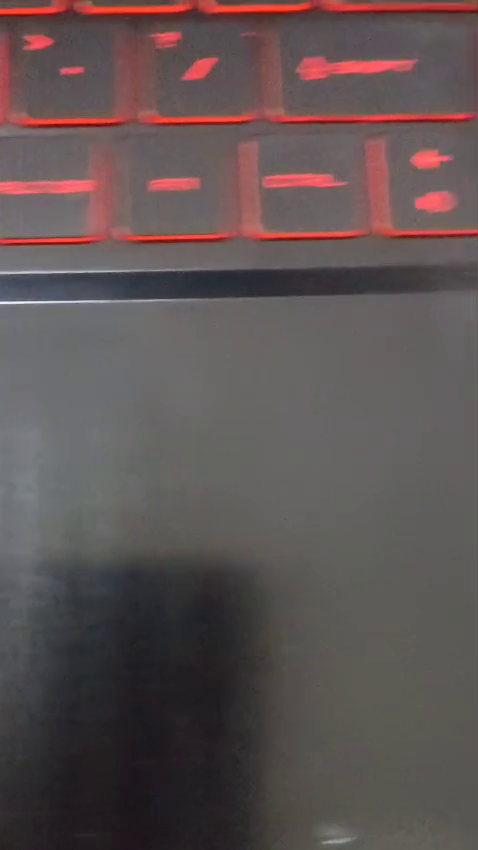
#> input picture frame 40 of test.mp4, 478 x 850 px, given in place of test3.mp4, which was not available
$ python main_test_with_limits.py
#> lines starting #> are read from the running program, lines starting #| are printed output that depends on the picture; after the words box and inside, x2 and y2 are one past the last pixel; in counts of white or black regions, pixels touching at a corner belong together; pictures that were not available may be replaced by others from this repository, and a replacement may not be noted
### best_fit.py
import numpy as np
import cv2
from sklearn.linear_model import LinearRegression

def fit_and_visualize_lines(coordinates, frame_width=800, frame_height=600):

    points = np.array(coordinates)

    sorted_indices = np.argsort(points[:, 0])
    sorted_points = points[sorted_indices]

    mid_point = len(sorted_points) // 2
    first_half = sorted_points[:mid_point]
    second_half = sorted_points[mid_point:]

    def fit_line(points):
        X = points[:, 0].reshape(-1, 1)
        y = points[:, 1]
        reg = LinearRegression()
        reg.fit(X, y)
        return reg.coef_[0], reg.intercept_

    slope1, intercept1 = fit_line(first_half)
    slope2, intercept2 = fit_line(second_half)

    frame = np.ones((frame_height, frame_width, 3), dtype=np.uint8) * 255

    def scale_points(points):
        margin = 50
        x_min, x_max = points[:, 0].min(), points[:, 0].max()
        y_min, y_max = points[:, 1].min(), points[:, 1].max()

        x_scale = (frame_width - 2 * margin) / (x_max - x_min)
        y_scale = (frame_height - 2 * margin) / (y_max - y_min)

        scaled_points = np.zeros_like(points)
        scaled_points[:, 0] = (points[:, 0] - x_min) * x_scale + margin
        scaled_points[:, 1] = (points[:, 1] - y_min) * y_scale + margin

        return scaled_points, (x_scale, y_scale), (x_min, y_min)

    all_points = np.vstack((first_half, second_half))
    scaled_points, (x_scale, y_scale), (x_min, y_min) = scale_points(all_points)

    scaled_first_half = scaled_points[:mid_point]
    scaled_second_half = scaled_points[mid_point:]

    for point in scaled_first_half:
        cv2.circle(frame, tuple(point.astype(int)), 3, (255, 0, 0), -1)  # Blue
    for point in scaled_second_half:
        cv2.circle(frame, tuple(point.astype(int)), 3, (0, 255, 0), -1)  # Green

    def draw_line(slope, intercept, points, color):
        x_start = points[:, 0].min()
        x_end = points[:, 0].max()

        y_start = int(slope * x_start + intercept)
        y_end = int(slope * x_end + intercept)

        cv2.line(frame,
                 (int(x_start), y_start),
                 (int(x_end), y_end),
                 color, 2)

    scaled_slope1 = slope1 * y_scale / x_scale
    scaled_intercept1 = (intercept1 - y_min) * y_scale + 50

    scaled_slope2 = slope2 * y_scale / x_scale
    scaled_intercept2 = (intercept2 - y_min) * y_scale + 50

    draw_line(scaled_slope1, scaled_intercept1, scaled_first_half, (0, 0, 255))  # Red
    draw_line(scaled_slope2, scaled_intercept2, scaled_second_half, (0, 0, 255))  # Red

    return frame

# [11 lines that do not run on import are left out]

### main_test_with_limits.py
import numpy as np
import cv2
from typing import List, Tuple, Optional

from best_fit import fit_and_visualize_lines

class VideoTracker:
    def __init__(self, video_path: str, pixel_distance_threshold: int = 500, splits: int = 30,
                 left_limit_ratio: float = 0.1, right_limit_ratio: float = 0.1):

        self.video_path = video_path
        self.pixel_distance_threshold = pixel_distance_threshold
        self.splits = splits
        self.cap = None
        self.use_gpu = self._check_gpu_support()

        # Limit parameters (ratios of image width)
        self.left_limit_ratio = left_limit_ratio  # 0.1 = 10% from left
        self.right_limit_ratio = right_limit_ratio  # 0.1 = 10% from right

        # Dynamic limits calculated from bottom pixels
        self.left_limit = None
        self.right_limit = None

        # Flag to track if limits have been initialized
        self.limits_initialized = False

    def _check_gpu_support(self) -> bool:

        try:
            if hasattr(cv2, 'cuda') and cv2.cuda.getCudaEnabledDeviceCount() > 0:
                print("GPU acceleration is available!")
                return True
            else:
                print("No GPU found. Falling back to CPU processing.")
                return False
        except Exception as e:
            print(f"Error checking GPU support: {e}")
            return False

    def _gpu_preprocess_frame(self, frame: np.ndarray) -> np.ndarray:

        gray_frame = cv2.cvtColor(frame, cv2.COLOR_BGR2GRAY)
        blurred = cv2.GaussianBlur(gray_frame, (3, 3), 5)
        edges = cv2.Canny(blurred, 100, 200)

        num_labels, labels, stats, _ = cv2.connectedComponentsWithStats(edges, connectivity=8)

        min_size = 10
        filtered_edges = np.zeros_like(edges, dtype=np.uint8)

        for i in range(1, num_labels):  # Skip background
            if stats[i, cv2.CC_STAT_AREA] >= min_size:
                filtered_edges[labels == i] = 255

        return filtered_edges

    def _find_bottom_white_pixels(self, image: np.ndarray, use_limits: bool = True) -> List[Tuple[int, int]]:

        height, width = image.shape
        bottom_white_pixels = []
        top_skip = 0
        bottom_skip = 10

        # Calculate search range based on limits
        search_start_x = 0
        search_end_x = width

        if use_limits and self.left_limit is not None and self.right_limit is not None:
            search_start_x = max(0, int(self.left_limit))
            search_end_x = min(width, int(self.right_limit))
            print(f"Searching between X={search_start_x} and X={search_end_x}")

        for x in range(search_start_x, search_end_x):
            column = image[top_skip:height - bottom_skip, x]
            white_indices = np.where(column == 255)[0]

            if len(white_indices) > 0:
                bottom_pixel_y = white_indices[-1] + top_skip
                bottom_white_pixels.append((x, bottom_pixel_y))

        return bottom_white_pixels

    # [37 lines left out: function _calculate_bottom_limits, not called in this run]

    @staticmethod
    def _calculate_distance(coord1: Tuple[int, int], coord2: Tuple[int, int]) -> int:

        return int(np.sqrt((coord2[0] - coord1[0]) ** 2 + (coord2[1] - coord1[1]) ** 2))

    def _filter_pixels(self, points: List[Tuple[int, int]]) -> List[Tuple[int, int]]:

        if len(points) <= 2:
            return points

        filtered_points = [points[0]]

        for i in range(1, len(points) - 1):
            prev_dist = self._calculate_distance(points[i], points[i - 1])
            next_dist = self._calculate_distance(points[i], points[i + 1])

            if prev_dist <= self.pixel_distance_threshold and next_dist <= self.pixel_distance_threshold:
                filtered_points.append(points[i])

        filtered_points.append(points[-1])
        return filtered_points

    def _split_coordinates(self, coordinates: List[Tuple[int, int]], number_splits=-1) -> List[List[Tuple[int, int]]]:

        if number_splits == -1:
            number_splits = self.splits

        if not coordinates:
            return [[] for _ in range(number_splits)]

        sorted_coords = sorted(coordinates, key=lambda coord: coord[0])
        split_indices = np.linspace(0, len(sorted_coords), number_splits + 1, dtype=int)
        return [sorted_coords[split_indices[i]:split_indices[i + 1]] for i in range(number_splits)]

    def _calculate_centroids(self, coordinate_lists: List[List[Tuple[int, int]]]) -> List[Tuple[int, int]]:

        centroids = []

        for sublist in coordinate_lists:
            if not sublist:
                centroids.append((0, 0))
            else:
                centroid = (
                    int(sum(coord[0] for coord in sublist) / len(sublist)),
                    int(sum(coord[1] for coord in sublist) / len(sublist))
                )
                centroids.append(centroid)

        return centroids

    @staticmethod
    def _connect_coordinates(image: np.ndarray, coordinates: List[Tuple[int, int]]) -> np.ndarray:

        updated_image = image.copy()

        for i in range(len(coordinates) - 1):
            cv2.line(updated_image, coordinates[i], coordinates[i + 1], color=(0, 255, 0), thickness=2)

        return updated_image

    def get_dynamic_peak_point(self, points, top_percent=0.2):

        sorted_points = sorted(points, key=lambda p: p[1])

        n_top = max(1, int(len(points) * top_percent))
        top_points = sorted_points[:n_top]

        avg_x = sum(p[0] for p in top_points) / len(top_points)
        avg_y = sum(p[1] for p in top_points) / len(top_points)

        return (int(avg_x), int(avg_y))

    def draw_limits(self, image: np.ndarray) -> np.ndarray:
        """Draw left and right limit lines on the image"""
        height, width = image.shape[:2]
        result = image.copy()

        if self.left_limit is not None:
            cv2.line(result, (self.left_limit, 0), (self.left_limit, height), (0, 255, 255), 2)
            cv2.putText(result, f"Left: {self.left_limit}", (10, 30),
                       cv2.FONT_HERSHEY_SIMPLEX, 0.7, (0, 255, 255), 2)

        if self.right_limit is not None:
            cv2.line(result, (self.right_limit, 0), (self.right_limit, height), (0, 255, 255), 2)
            cv2.putText(result, f"Right: {self.right_limit}", (width - 150, 30),
                       cv2.FONT_HERSHEY_SIMPLEX, 0.7, (0, 255, 255), 2)

        return result

    def process_video(self):

        self.cap = cv2.VideoCapture(self.video_path)

        if not self.cap.isOpened():
            raise FileNotFoundError(f"Could not open video: {self.video_path}")

        try:
            frame_count = 0

            while True:
                ret, frame = self.cap.read()
                if not ret:
                    break

                frame_count += 1
                height, width, _ = frame.shape
                height //= 2
                width //= 2
                frame = cv2.resize(frame, (width, height))

                # Initialize limits only once at the beginning
                if not self.limits_initialized:
                    # Use ratio-based limits first
                    self.left_limit = int(width * self.left_limit_ratio)
                    self.right_limit = int(width * (1 - self.right_limit_ratio))
                    print(f"Initial limits from ratios: Left={self.left_limit}, Right={self.right_limit}")

                    # [7 lines of commented-out code are left out]

                    self.limits_initialized = True

                road_path = np.zeros_like(frame)
                edges = self._gpu_preprocess_frame(frame)

                # Find bottom pixels within limits
                bottom_pixels = self._find_bottom_white_pixels(edges, use_limits=True)
                filtered_bottom_pixels = self._filter_pixels(bottom_pixels)
                sections = self._split_coordinates(filtered_bottom_pixels)
                section_centroids = self._calculate_centroids(sections)

                traced_track = self._connect_coordinates(frame, filtered_bottom_pixels)

                for centroid in section_centroids:
                    cv2.circle(traced_track, centroid, 4, (255, 0, 0), -1)


                second_phase = []
                limit_y = 250

                for centroid in section_centroids:
                    cen_x, cen_y = centroid[0], centroid[1]
                    if cen_y <= limit_y:
                        cen_y = limit_y
                    second_phase.append((cen_x, cen_y))

                second_phase_sorted = sorted(second_phase, key=lambda point: point[0])
                second_phase_sorted.insert(0, (0, height))
                second_phase_sorted.append((width, height))


                for i in range(len(second_phase_sorted) - 1):
                    cv2.line(road_path, second_phase_sorted[i], second_phase_sorted[i + 1], color=(255, 0, 0), thickness=1)

                third_phase = self._split_coordinates(second_phase_sorted, 15)
                third_phase_centroid = self._calculate_centroids(third_phase)
                third_phase_centroid.insert(0, (0, height))
                third_phase_centroid.append((width, height))

                for third_centroid in third_phase_centroid:
                    cv2.circle(traced_track, third_centroid, 5, (0, 0, 255), -1)

                for i in range(len(third_phase_centroid) - 1):
                    cv2.line(road_path, third_phase_centroid[i], third_phase_centroid[i + 1], color=(0, 0, 255), thickness=1)

                final_movement = self.get_dynamic_peak_point(second_phase_sorted)
                print("Optimum direction : ", final_movement, "\n")

                cv2.circle(traced_track, final_movement, 10, (100,100,100), -1)
                traced_track2 = fit_and_visualize_lines(third_phase_centroid, width, height)

                # Add limit lines to the display
                traced_track = self.draw_limits(traced_track)
                traced_track2 = self.draw_limits(traced_track2)
                edges = self.draw_limits(edges)
                road_path = self.draw_limits(road_path)

                cv2.imshow('Track Frame', traced_track)
                cv2.imshow('Track Frame2', traced_track2)
                cv2.imshow('Edge Detection', edges)
                cv2.imshow('road_path', road_path)

                # Display key controls
                control_text = "Q: Quit | L/l: Left limit | R/r: Right limit | U: Update from frame | I: Use ratio limits"
                cv2.putText(traced_track, control_text, (10, height - 20),
                        cv2.FONT_HERSHEY_SIMPLEX, 0.5, (255, 255, 255), 1)

                key = cv2.waitKey(30) & 0xFF
                if key == ord('q'):
                    break
                elif key == ord('l'):  # Move left limit LEFT
                    self.left_limit = max(0, self.left_limit - 5)
                    print(f"Left limit: {self.left_limit}px")
                elif key == ord('L'):  # Shift+L to move left limit RIGHT
                    self.left_limit = min(self.right_limit - 10, self.left_limit + 5)
                    print(f"Left limit: {self.left_limit}px")
                elif key == ord('r'):  # Move right limit RIGHT
                    self.right_limit = min(width, self.right_limit + 5)
                    print(f"Right limit: {self.right_limit}px")
                elif key == ord('R'):  # Shift+R to move right limit LEFT
                    self.right_limit = max(self.left_limit + 10, self.right_limit - 5)
                    print(f"Right limit: {self.right_limit}px")
                elif key == ord('u'):  # Update limits from current frame detection
                    detected_left, detected_right = self._calculate_bottom_limits(frame)
                    if detected_left > 0 and detected_right > 0:
                        self.left_limit = detected_left
                        self.right_limit = detected_right
                        print(f"Limits updated from frame: Left={self.left_limit}, Right={self.right_limit}")
                elif key == ord('i'):  # Reset to ratio-based limits
                    self.left_limit = int(width * self.left_limit_ratio)
                    self.right_limit = int(width * (1 - self.right_limit_ratio))
                    print(f"Reset to ratio limits: Left={self.left_limit}, Right={self.right_limit}")

        finally:
            if self.cap:
                self.cap.release()
            cv2.destroyAllWindows()

def main():
    video_path = 'sample_vid/test3.mp4'

    # These ratios will be used for initial limits
    tracker = VideoTracker(video_path,
                          left_limit_ratio=0.3,    # 40% from left
                          right_limit_ratio=0.3)   # 30% from right

    # Show what ratios mean
    print(f"Left limit ratio: {tracker.left_limit_ratio} ({(tracker.left_limit_ratio*100):.0f}% from left)")
    print(f"Right limit ratio: {tracker.right_limit_ratio} ({(tracker.right_limit_ratio*100):.0f}% from right)")

    tracker.process_video()
#> in process_video, frame is the input picture: shape (850, 478, 3); mean B, G, R 82.8, 82.9, 94.6
#| Initial limits from ratios: Left=71, Right=167
#> in _gpu_preprocess_frame, `gray_frame = cv2.cvtColor(frame, cv2.COLOR_BGR2GRAY)`:
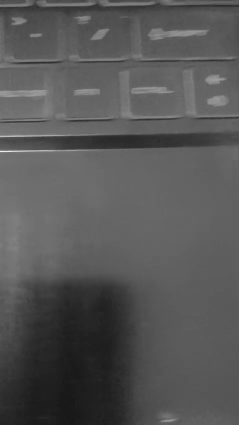
#> gray_frame: shape (425, 239); min 24, max 239, mean 86.4
#> in _gpu_preprocess_frame, `edges = cv2.Canny(blurred, 100, 200)`:
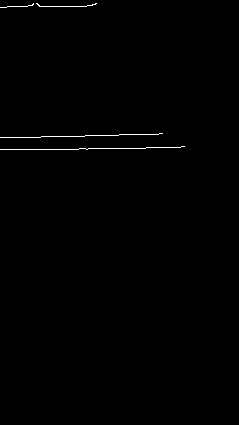
#> edges: shape (425, 239); 0.44% white in thin lines or dots, all inside (x1, y1, x2, y2) = (0, 3, 185, 150)
#> in _gpu_preprocess_frame, `num_labels, labels, stats, _ = cv2.connectedComponentsWithStats(edges,..`: num_labels = 5; stats = [[0, 0, 239, 425, 101125], [0, 3, 34, 5, 36], [36, 3, 61, 4, 66], [0, 133, 163, 5, 163], [0, 146, 185, 4, 185]]
#| Searching between X=71 and X=167
#> the loop in _find_bottom_white_pixels, `for x in range(search_start_x, search_end_x):` made 96 passes
#> (white_indices, bottom_pixel_y) on passes 1 to 8: ([6, 136, 149], 149), ([6, 136, 149], 149), ([6, 136, 149], 149), ([6, 136, 149], 149), ([6, 136, 149], 149), ([6, 136, 149], 149), ([6, 136, 149], 149), ([6, 136, 149], 149)
#> after the loop in _find_bottom_white_pixels, `for x in range(search_start_x, search_end_x):`: bottom_white_pixels = 96 pairs, first value 71 to 166, second value 147 to 149
#> in process_video, `bottom_pixels = self._find_bottom_white_pixels(edges, use_limits=True)`: bottom_pixels has the same summary as bottom_white_pixels in _find_bottom_white_pixels
#> in _filter_pixels, `filtered_points = [points[0]]`: filtered_points = [(71, 149)]
#> the loop in _filter_pixels, `for i in range(1, len(points) - 1):` made 94 passes
#> after the loop in _filter_pixels, `for i in range(1, len(points) - 1):`: filtered_points = 95 pairs, first value 71 to 165, second value 147 to 149
#> in process_video, `filtered_bottom_pixels = self._filter_pixels(bottom_pixels)`: filtered_bottom_pixels has the same summary as bottom_white_pixels in _find_bottom_white_pixels
#> in _split_coordinates, `sorted_coords = sorted(coordinates, key=lambda coord: coord[0])`: sorted_coords has the same summary as bottom_white_pixels in _find_bottom_white_pixels
#> in _split_coordinates, `split_indices = np.linspace(0, len(sorted_coords), number_splits + 1, ..`: split_indices = 31 values from 0 to 96
#> in process_video, `sections = self._split_coordinates(filtered_bottom_pixels)`: sections = 30 items
#> the loop in _calculate_centroids, `for sublist in coordinate_lists:` made 30 passes
#> (sublist, centroid) on passes 3, 24: ([(77, 149), (78, 149), (79, 148)], (78, 148)), ([(144, 148), (145, 148), (146, 147)], (145, 147))
#> after the loop in _calculate_centroids, `for sublist in coordinate_lists:`: centroids = 30 pairs, first value 72 to 164, second value 147 to 149
#> in process_video, `section_centroids = self._calculate_centroids(sections)`: section_centroids has the same summary as centroids in _calculate_centroids
#> the loop in _connect_coordinates, `for i in range(len(coordinates) - 1):` made 95 passes
#> after the loop in _connect_coordinates, `for i in range(len(coordinates) - 1):`:
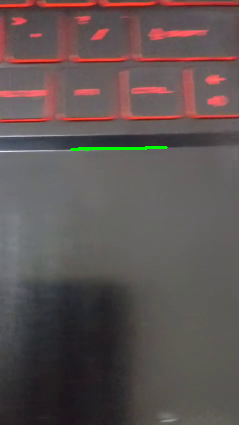
#> updated_image: shape (425, 239, 3); mean B, G, R 82.6, 83.5, 94.5
#> the loop in process_video, `for centroid in section_centroids:` made 30 passes
#> centroid on passes 1 to 8: (72, 149), (75, 149), (78, 148), (81, 148), (84, 148), (88, 148), (91, 148), (94, 148)
#> after the loop in process_video, `for centroid in section_centroids:`:
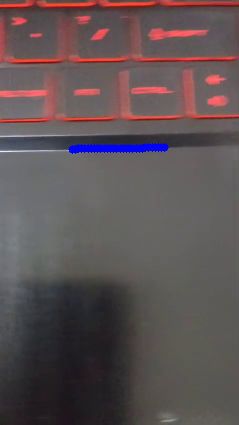
#> traced_track: shape (425, 239, 3); 0.74% of pixels changed, all inside (x1, y1, x2, y2) = (68, 143, 169, 154)
#> the loop in process_video, `for centroid in section_centroids:` made 30 passes
#> (centroid, cen_x) on passes 1 to 8: ((72, 149), 72), ((75, 149), 75), ((78, 148), 78), ((81, 148), 81), ((84, 148), 84), ((88, 148), 88), ((91, 148), 91), ((94, 148), 94)
#> after the loop in process_video, `for centroid in section_centroids:`: second_phase = 30 pairs, first value 72 to 164, second value 250 to 250
#> in process_video, `second_phase_sorted = sorted(second_phase, key=lambda point: point[0])`: second_phase_sorted has the same summary as second_phase
#> the loop in process_video, `for i in range(len(second_phase_sorted) - 1):` made 31 passes
#> in process_video, `third_phase = self._split_coordinates(second_phase_sorted, 15)`: third_phase = 15 items
#> the loop in _calculate_centroids (call 2), `for sublist in coordinate_lists:` made 15 passes
#> (sublist, centroid) on passes 1, 2, 3, 4, 5, 6, 7, 9: ([(0, 425), (72, 250)], (36, 337)), ([(75, 250), (78, 250)], (76, 250)), ([(81, 250), (84, 250)], (82, 250)), ([(88, 250), (91, 250)], (89, 250)), ([(94, 250), (97, 250)], (95, 250)), ([(100, 250), (104, 250)], (102, 250)), ([(107, 250), (110, 250)], (108, 250)), ([(123, 250), (126, 250)], (124, 250))
#> in process_video, `third_phase_centroid = self._calculate_centroids(third_phase)`: third_phase_centroid = [(36, 337), (76, 250), (82, 250), (89, 250), (95, 250), (102, 250), (108, 250), (116, 250), (124, 250), (130, 250), (137, 250), (143, 250), (150, 250), (156, 250), (188, 308)]
#> the loop in process_video, `for third_centroid in third_phase_centroid:` made 17 passes
#> after the loop in process_video, `for third_centroid in third_phase_centroid:`:
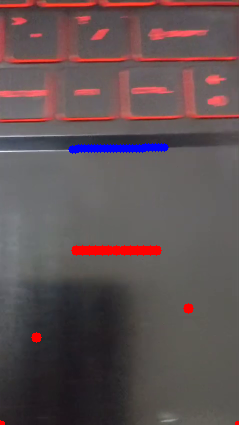
#> traced_track: shape (425, 239, 3); 1% of pixels changed, all inside (x1, y1, x2, y2) = (0, 245, 239, 425)
#> the loop in process_video, `for i in range(len(third_phase_centroid) - 1):` made 16 passes
#> after the loop in process_video, `for i in range(len(third_phase_centroid) - 1):`:
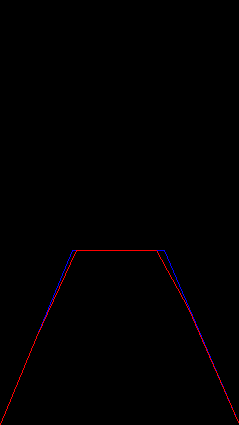
#> road_path: shape (425, 239, 3); mean of channels 0, 1, 2 0.5, 0, 1.1; drawn as B, G, R
#> in get_dynamic_peak_point, `sorted_points = sorted(points, key=lambda p: p[1])`: sorted_points = 32 pairs, first value 0 to 239, second value 250 to 425
#> (the rest of the program and of its run is left out)
